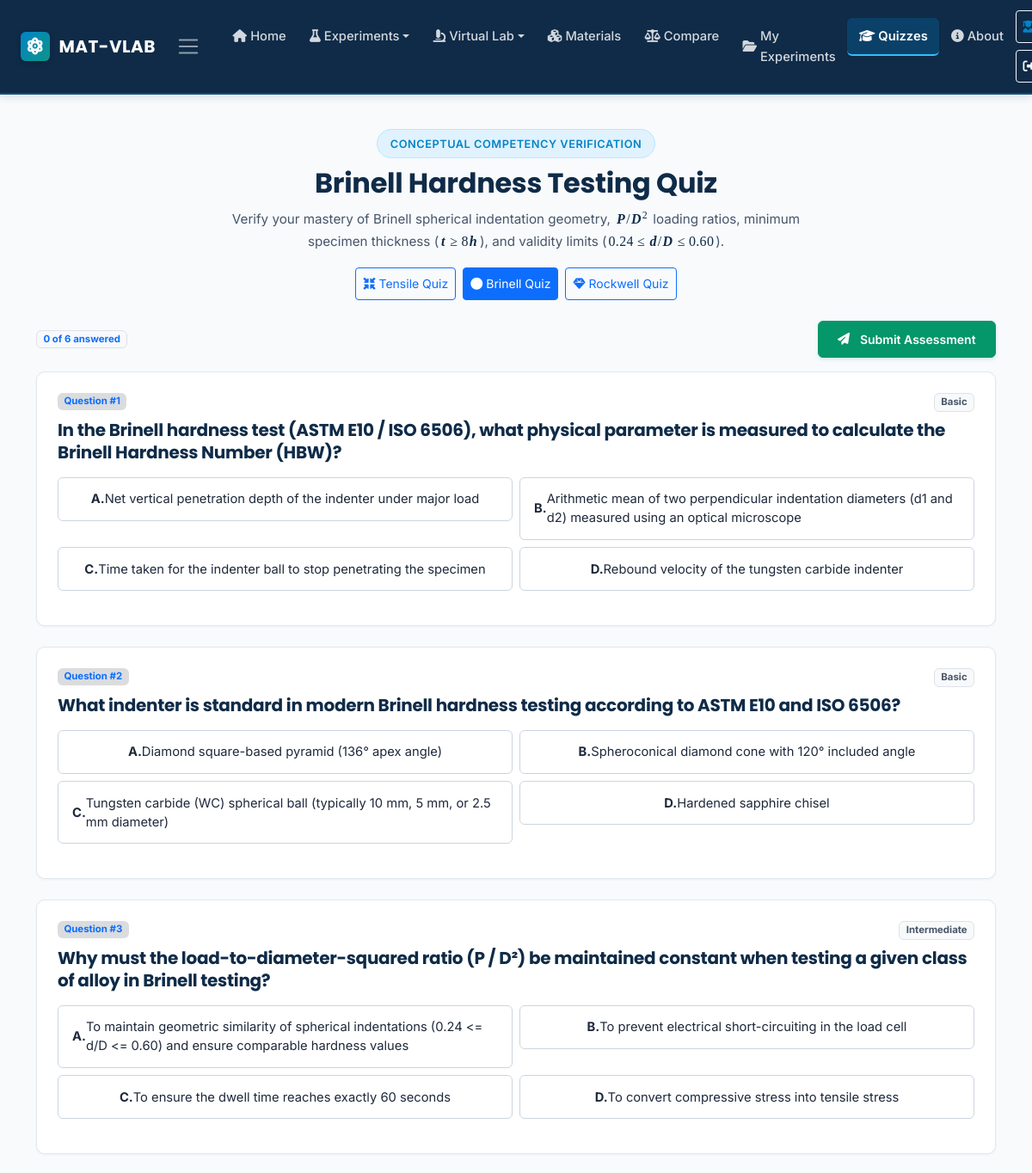
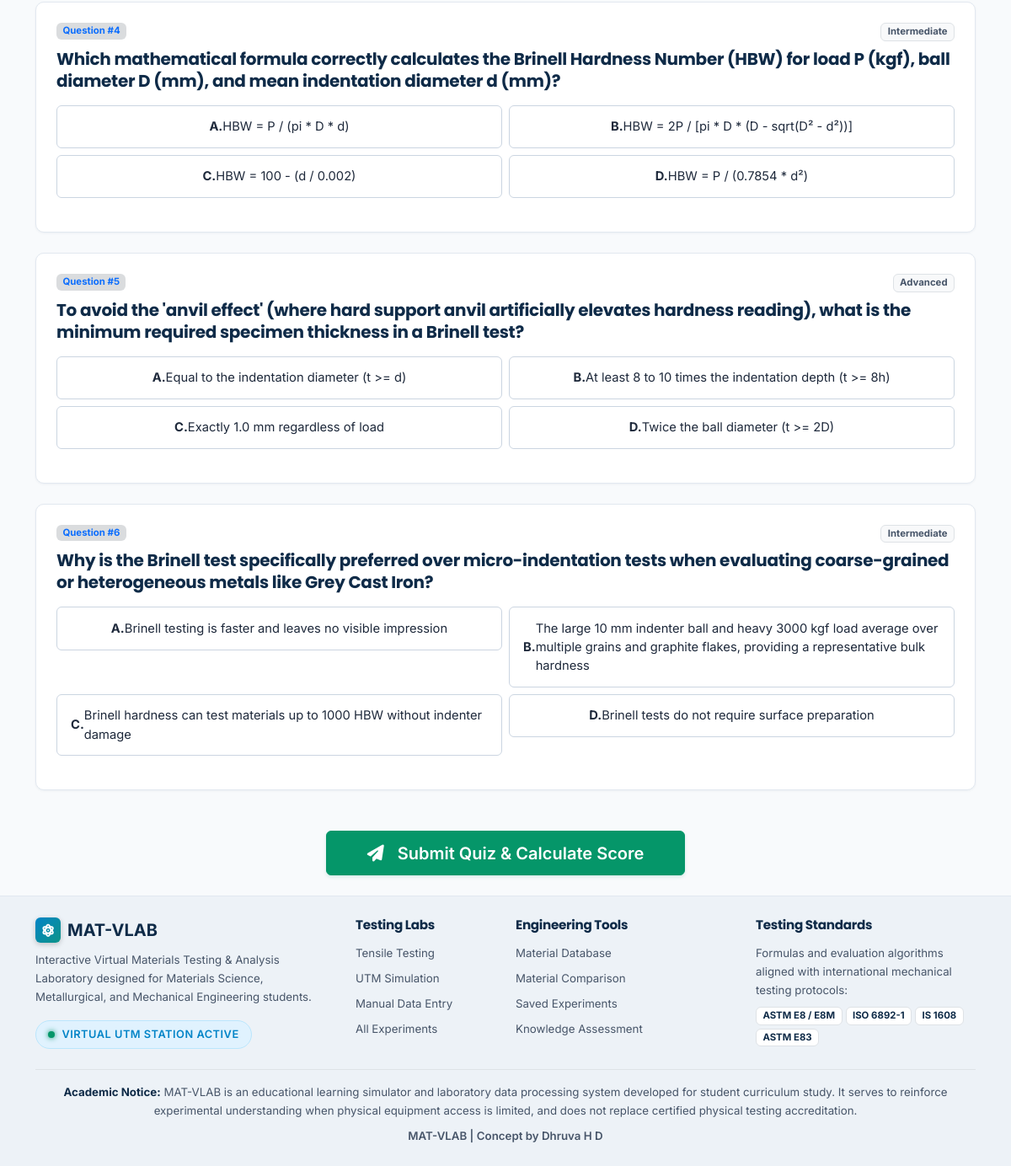
Page /quizzes?type=brinell (signed in) on the committed database (2 pictures, top to bottom).
### tables this page shows
CREATE TABLE quiz_questions (
        id INTEGER PRIMARY KEY AUTOINCREMENT,
        experiment_type TEXT NOT NULL,
        question TEXT NOT NULL,
        option_a TEXT NOT NULL,
        option_b TEXT NOT NULL,
        option_c TEXT NOT NULL,
        option_d TEXT NOT NULL,
        correct_option TEXT NOT NULL, -- 'A', 'B', 'C', or 'D'
        explanation TEXT NOT NULL,
        difficulty TEXT DEFAULT 'Intermediate'
    );

### app.py (the view)
@app.route('/quizzes')
@login_required
def quizzes():
    exp_type = request.args.get('type', 'tensile').lower()
    if exp_type not in ['tensile', 'brinell', 'rockwell']:
        exp_type = 'tensile'
    q_list = get_quiz_questions(experiment_type=exp_type, limit=10)
    return render_template('quizzes.html', active_page='quizzes', questions=q_list, experiment_type=exp_type)

### app.py (called while the page is built)
def login_required(f):
    @wraps(f)
    def decorated_function(*args, **kwargs):
        if not session.get('student_name'):
            flash("Please enter your name and institution to access the laboratory.", "info")
            return redirect(url_for('index', next=request.path))
        return f(*args, **kwargs)
    return decorated_function

@app.context_processor
def inject_student_context():
    name = session.get('student_name')
    university = session.get('university')
    student = None
    if name:
        student = {
            'name': name,
            'university': university or 'Engineering Institution',
            'session_id': session.get('session_id')
        }
    return {
        'current_student': student,
        'is_logged_in': bool(student),
        'is_admin': bool(session.get('is_admin'))
    }

### models/database.py (called while the page is built)
def get_database_path():
    path = os.environ.get('DATABASE_PATH')
    if not path:
        base_dir = os.path.dirname(os.path.dirname(os.path.abspath(__file__)))
        path = os.path.join(base_dir, 'materials.db')
    return os.path.abspath(path)

def get_database_url():
    url = os.environ.get('DATABASE_URL')
    if url:
        url = url.strip()
        if url.startswith('postgres://'):
            url = 'postgresql://' + url[len('postgres://'):]
        if url:
            return url
    return None

def get_db_connection():
    pg_url = get_database_url()
    if pg_url:
        try:
            import psycopg2
        except ImportError:
            try:
                import psycopg as psycopg2
            except ImportError:
                raise ImportError(
                    "PostgreSQL DATABASE_URL is configured, but 'psycopg2' (or 'psycopg') is not installed. "
                    "Please ensure 'psycopg2-binary' is in requirements.txt and installed."
                )
        raw_conn = psycopg2.connect(pg_url)
        return PgConnection(raw_conn)
    else:
        db_path = get_database_path()
        parent_dir = os.path.dirname(db_path)
        if parent_dir and not os.path.exists(parent_dir):
            os.makedirs(parent_dir, exist_ok=True)
        conn = sqlite3.connect(db_path)
        conn.row_factory = sqlite3.Row
        return conn

### templates/quizzes.html (shortened to what this page needs)
{% extends "base.html" %}
{% block content %}
<div class="container py-4">
  <div class="text-center mb-4">
    <span class="badge-lab mb-2">Conceptual Competency Verification</span>
    <h1 class="fw-bold text-navy fs-2">
      {% if experiment_type == 'brinell' %}
        Brinell Hardness Testing Quiz
      {% elif experiment_type == 'rockwell' %}
        Rockwell Hardness Testing Quiz
      {% else %}
        Tensile Testing &amp; Mechanics Quiz
      {% endif %}
    </h1>
    <p class="text-secondary mx-auto" style="max-width: 680px;">
    </p>
    <div class="d-flex justify-content-center gap-2 mt-3 flex-wrap">
      <a href="{{ url_for('quizzes', type='tensile') }}" class="btn btn-sm {% if experiment_type == 'tensile' or not experiment_type %}btn-primary{% else %}btn-outline-primary{% endif %}">
        <i class="fas fa-compress-arrows-alt me-1"></i> Tensile Quiz
      </a>
      <a href="{{ url_for('quizzes', type='brinell') }}" class="btn btn-sm {% if experiment_type == 'brinell' %}btn-primary{% else %}btn-outline-primary{% endif %}">
        <i class="fas fa-circle me-1"></i> Brinell Quiz
      </a>
      <a href="{{ url_for('quizzes', type='rockwell') }}" class="btn btn-sm {% if experiment_type == 'rockwell' %}btn-primary{% else %}btn-outline-primary{% endif %}">
        <i class="fas fa-gem me-1"></i> Rockwell Quiz
      </a>
    </div>
  </div>
  <div class="d-flex justify-content-between align-items-center mb-3">
    <span id="quiz-answered-count" class="badge bg-light text-primary border">
      0 of {{ questions|length }} answered
    </span>
    <button type="button" class="btn btn-sm btn-lab-success" onclick="submitQuiz()">
      <i class="fas fa-paper-plane me-1"></i> Submit Assessment
    </button>
  </div>
  <div class="d-flex flex-column gap-4 mb-5" id="questions-container">
    {% for q in questions %}
    <div class="lab-card p-4" id="quiz-card-{{ q.id }}">
      <div class="d-flex justify-content-between align-items-start mb-2">
        <span class="badge bg-secondary bg-opacity-25 text-primary">Question #{{ loop.index }}</span>
        <span class="badge bg-light text-secondary border">{{ q.difficulty }}</span>
      </div>
      <h5 class="text-navy fw-bold mb-3">{{ q.question }}</h5>
      <div class="row g-2 mb-3">
        <div class="col-md-6">
          <button type="button" class="btn form-lab-control w-100 text-start quiz-option-btn" id="opt-{{ q.id }}-A" data-option="A" onclick="selectOption({{ q.id }}, 'A')">
            <strong>A.</strong> {{ q.option_a }}
          </button>
        </div>
        <div class="col-md-6">
          <button type="button" class="btn form-lab-control w-100 text-start quiz-option-btn" id="opt-{{ q.id }}-B" data-option="B" onclick="selectOption({{ q.id }}, 'B')">
            <strong>B.</strong> {{ q.option_b }}
          </button>
        </div>
        <div class="col-md-6">
          <button type="button" class="btn form-lab-control w-100 text-start quiz-option-btn" id="opt-{{ q.id }}-C" data-option="C" onclick="selectOption({{ q.id }}, 'C')">
            <strong>C.</strong> {{ q.option_c }}
          </button>
        </div>
        <div class="col-md-6">
          <button type="button" class="btn form-lab-control w-100 text-start quiz-option-btn" id="opt-{{ q.id }}-D" data-option="D" onclick="selectOption({{ q.id }}, 'D')">
            <strong>D.</strong> {{ q.option_d }}
          </button>
        </div>
      </div>
    </div>
    {% endfor %}
  </div>
  <div class="text-center">
    <button type="button" class="btn btn-lg btn-lab-success px-5" onclick="submitQuiz()">
      <i class="fas fa-paper-plane me-2"></i> Submit Quiz &amp; Calculate Score
    </button>
  </div>
</div>
{% endblock %}

### static/css/style.css (style rules this page uses)
:root { --bg-primary: #f8fafc; --bg-secondary: #f1f5f9; --bg-card: #ffffff; --bg-card-hover: #fcfdfe; --bg-input: #ffffff; --border-color: #e2e8f0; --border-strong: #cbd5e1; --primary-navy: #0f2b48; --primary-navy-hover: #091a2c; --steel-blue: #2b6cb0; --steel-blue-hover: #1e4e82; --steel-blue-light: #ebf4ff; --accent-teal: #0d9488; --accent-cyan: #0284c7; --color-success: #059669; --color-success-bg: #ecfdf5; --color-success-border: #a7f3d0; --color-warning: #d97706; --color-warning-bg: #fffbeb; --color-warning-border: #fde68a; --color-danger: #dc2626; --color-danger-bg: #fef2f2; --color-danger-border: #fecaca; --color-info: #0284c7; --color-info-bg: #f0f9ff; --color-info-border: #bae6fd; --color-purple: #7c3aed; --text-main: #1e293b; --text-secondary: #475569; --text-muted: #64748b; --text-light: #94a3b8; --text-white: #ffffff; --font-heading: 'Poppins', system-ui, -apple-system, sans-serif; --font-body: 'Inter', system-ui, -apple-system, sans-serif; --font-mono: 'JetBrains Mono', 'SF Mono', Consolas, Menlo, monospace; --shadow-sm: 0 1px 3px rgba(15, 43, 72, 0.05); --shadow-md: 0 4px 12px rgba(15, 43, 72, 0.07); --shadow-lg: 0 10px 25px rgba(15, 43, 72, 0.10); --radius-sm: 6px; --radius-md: 10px; --radius-lg: 14px; }
*, *::before, *::after { box-sizing: border-box; }
html, body { overflow-x: hidden; width: 100%; }
body { font-family: var(--font-body); background-color: var(--bg-primary); color: var(--text-main); min-height: 100vh; display: flex; flex-direction: column; line-height: 1.65; font-size: 0.95rem; -webkit-font-smoothing: antialiased; -moz-osx-font-smoothing: grayscale; }
h1, h2, h3, h4, h5, h6, .h1, .h2, .h3, .h4, .h5, .h6 { font-family: var(--font-heading); color: var(--primary-navy); font-weight: 700; line-height: 1.3; letter-spacing: -0.3px; }
p { margin-bottom: 1rem; color: var(--text-main); }
.text-navy { color: var(--primary-navy) !important; }
.text-secondary { color: var(--text-secondary) !important; }
a { color: var(--steel-blue); text-decoration: none; transition: color 0.2s ease; }
.badge-lab { display: inline-flex; align-items: center; gap: 0.5rem; background: #e0f2fe; color: var(--accent-cyan); border: 1px solid #bae6fd; padding: 0.35rem 0.9rem; border-radius: 9999px; font-size: 0.8rem; font-weight: 600; letter-spacing: 0.5px; text-transform: uppercase; }
.lab-card { background-color: var(--bg-card); border: 1px solid var(--border-color); border-radius: var(--radius-md); padding: 1.5rem; box-shadow: var(--shadow-sm); transition: all 0.25s ease; position: relative; overflow: hidden; }
.btn-lab-success { background-color: var(--color-success); border: 1px solid var(--color-success); color: #ffffff !important; font-family: var(--font-body); font-weight: 600; padding: 0.65rem 1.4rem; border-radius: var(--radius-sm); display: inline-flex; align-items: center; justify-content: center; gap: 0.5rem; transition: all 0.2s ease; box-shadow: 0 2px 4px rgba(5, 150, 105, 0.15); min-height: 42px; }
.form-lab-control { background-color: #ffffff; border: 1px solid var(--border-strong); color: var(--text-main); padding: 0.6rem 0.85rem; border-radius: var(--radius-sm); font-family: var(--font-body); font-size: 0.92rem; transition: border-color 0.2s ease, box-shadow 0.2s ease; min-height: 42px; }
.quiz-option-btn { background-color: #ffffff; border: 1.5px solid var(--border-strong); color: var(--text-main); padding: 0.85rem 1rem; border-radius: var(--radius-sm); font-family: var(--font-body); transition: all 0.2s ease; min-height: 48px; cursor: pointer; }
.form-lab-control, .form-select, .form-control, .input-group-text { min-height: 44px; }
.btn { min-height: 44px; display: inline-flex; align-items: center; justify-content: center; }
.btn-sm { min-height: 38px; }

### rows in the picture
quiz_questions: difficulty "Basic", question "In the Brinell hardness test (ASTM E10 / ISO 6506), what physical parameter is measured to calculate the Brinell Hardness Number (HBW)?", option_a "Net vertical penetration depth of the indenter under major load", option_b "Arithmetic mean of two perpendicular indentation diameters (d1 and d2) measured using an optical microscope", option_c "Time taken for the indenter ball to stop penetrating the specimen", option_d "Rebound velocity of the tungsten carbide indenter"
quiz_questions: difficulty "Basic", question "What indenter is standard in modern Brinell hardness testing according to ASTM E10 and ISO 6506?", option_a "Diamond square-based pyramid (136° apex angle)", option_b "Spheroconical diamond cone with 120° included angle", option_c "Tungsten carbide (WC) spherical ball (typically 10 mm, 5 mm, or 2.5 mm diameter)", option_d "Hardened sapphire chisel"
quiz_questions: difficulty "Intermediate", question "Why must the load-to-diameter-squared ratio (P / D²) be maintained constant when testing a given class of alloy in Brinell testing?", option_a "To maintain geometric similarity of spherical indentations (0.24 <= d/D <= 0.60) and ensure comparable hardness values", option_b "To prevent electrical short-circuiting in the load cell", option_c "To ensure the dwell time reaches exactly 60 seconds", option_d "To convert compressive stress into tensile stress"
quiz_questions: difficulty "Intermediate", question "Which mathematical formula correctly calculates the Brinell Hardness Number (HBW) for load P (kgf), ball diameter D (mm), and mean indentation diameter d (mm)?", option_a "HBW = P / (pi * D * d)", option_b "HBW = 2P / [pi * D * (D - sqrt(D² - d²))]", option_c "HBW = 100 - (d / 0.002)", option_d "HBW = P / (0.7854 * d²)"
quiz_questions: difficulty "Advanced", question "To avoid the 'anvil effect' (where hard support anvil artificially elevates hardness reading), what is the minimum required specimen thickness in a Brinell test?", option_a "Equal to the indentation diameter (t >= d)", option_b "At least 8 to 10 times the indentation depth (t >= 8h)", option_c "Exactly 1.0 mm regardless of load", option_d "Twice the ball diameter (t >= 2D)"
quiz_questions: difficulty "Intermediate", question "Why is the Brinell test specifically preferred over micro-indentation tests when evaluating coarse-grained or heterogeneous metals like Grey Cast Iron?", option_a "Brinell testing is faster and leaves no visible impression", option_b "The large 10 mm indenter ball and heavy 3000 kgf load average over multiple grains and graphite flakes, providing a representative bulk hardness", option_c "Brinell hardness can test materials up to 1000 HBW without indenter damage", option_d "Brinell tests do not require surface preparation"

### other values in the picture
{{ questions|length }} "6"
